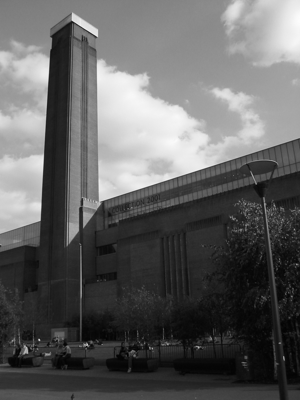
%> input picture Matlab/sample.png, 300 x 400 px
$ octave gradient1.m   (GNU Octave 9; MATLAB toolbox functions it lacks are replaced by stand-ins)
%> lines starting %> are read from the running program, lines starting %| are printed output that depends on the picture
clear 'all'; close 'all'; format compact;

%read image
Image = imread('sample.png');
%> Image is the input picture: size 400x300 uint8; min 0, max 252, mean 97.2

%convert to double
Image = double(Image);
%> Image: size 400x300 double

%choose the filters
Sobel = 1;
if Sobel == 1
    DX = [1;2;1] * [-1 0 1];
    DY = DX';
else
    DX = ones(3,1) * [-1 0 1];
    DY = DX';
end

%apply the DX and DY filter
ImageDx = uint8(128+imfilter(Image, DX));
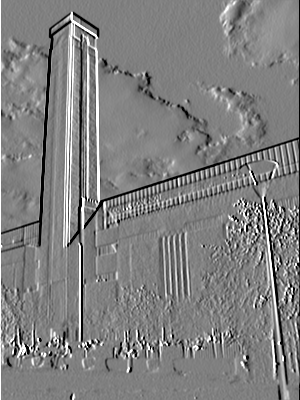
%> ImageDx: size 400x300 uint8; min 0, max 255, mean 128
ImageDy = uint8(128+imfilter(Image, DY));
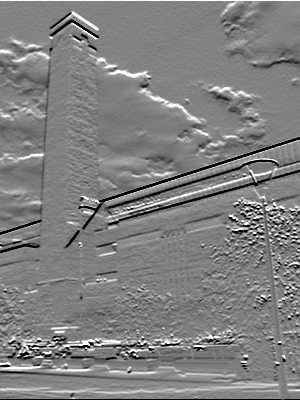
%> ImageDy: size 400x300 uint8; min 0, max 255, mean 128.2
